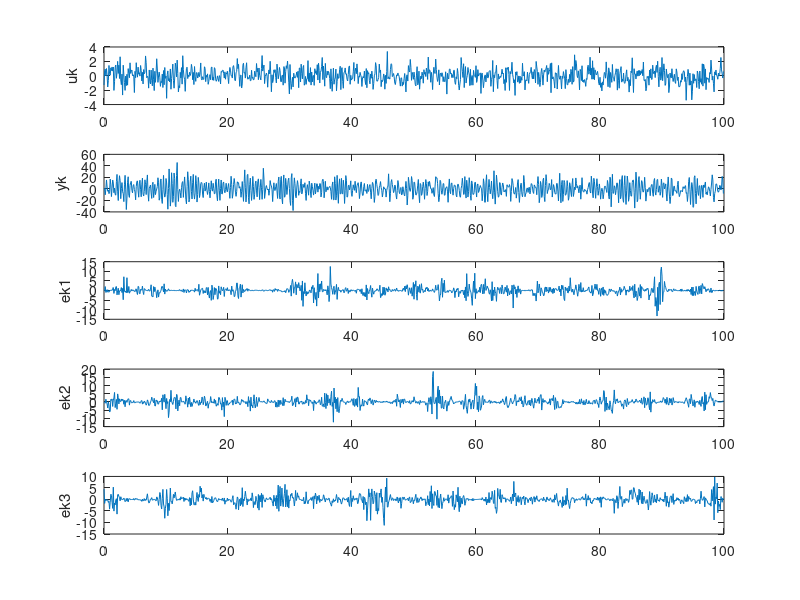

Reproduce this figure in MATLAB. (Note: this script raises an error after producing the figure.)
clear all
close all
clc
load('TVdatset')
dt=t(2)-t(1);
Ns=length(t);
axfs = 18;
lgndfs = 16;

%% A. Data plots
figure(1)
subplot(511)
plot(t,uk)
ylabel('uk')
subplot(512)
plot(t,yk)
ylabel('yk')
subplot(513)
plot(t,ek(:,1))
ylabel('ek1')
subplot(514)
plot(t,ek(:,2))
ylabel('ek2')
subplot(515)
plot(t,ek(:,3))
ylabel('ek3')

u0 = uk
ek1 = ek(:, 1);
ek2 = ek(:, 2);
ek3 = ek(:, 3);

%% Get LTI state space model
n=2;s=10;
u1 = u0
u2 = [u0 ek]
[As,Bs,Cs,Ds,Ks,S]=getsshp(u1,yk,n,s);
sysi1 = ss(As,Bs,Cs,Ds,dt);
yi1 = lsim(sysi1,u1,t);
[As,Bs,Cs,Ds,Ks,S]=getsshp(u2,yk,n,s);
sysi2 = ss(As,Bs,Cs,Ds,dt);
yi2 = lsim(sysi2,u2,t);

figure(3)
S0 = S
semilogy(S,'b*')
xlabel('singular value index', 'fontsize', axfs);
ylabel('singular value', 'fontsize', axfs);
eps_save('svd3i', figure(3))

figure(2)
colset = cool(4);
subplot(311)
plot(t, u0, 'color', colset(1, :), 'linewidth', 2); hold on;
plot(t, ek1, 'color', colset(2, :), 'linewidth', 2);
plot(t, ek2, 'color', colset(3, :), 'linewidth', 2);
plot(t, ek3, 'color', colset(4, :), 'linewidth', 2); hold off;
ylabel('uk [N-m]', 'fontsize', axfs)
l1 = legend({'uk', 'ek1', 'ek2', 'ek3'})
set(l1, 'fontsize', lgndfs);
subplot(312)
plot(t, yk, 'color', colset(1, :), 'linewidth', 2); hold on;
plot(t, yi1, '--', 'color', colset(2, :), 'linewidth', 2);
plot(t, yi2, '--', 'color', colset(4, :), 'linewidth', 2); hold off;
ylabel('yk [degrees]', 'fontsize', axfs)
l1 = legend({'yk', 'yi1', 'yi2'})
set(l1, 'fontsize', lgndfs);
subplot(313)
Nvaf=25;
plot(t,mvaf(yk,yi1,Nvaf), '--', 'color', colset(2, :), 'linewidth', 2), hold on;
plot(t,mvaf(yk,yi2,Nvaf), '--', 'color', colset(4, :), 'linewidth', 2), hold off;
ylabel('VAF', 'fontsize', axfs)
xlabel('time [s]', 'fontsize', axfs)
l1 = legend({'yi1', 'yi2'})
set(l1, 'fontsize', lgndfs);
eps_save('vaf3j', figure(2))

uk = u0;
[As,Bs,Cs,Ds,Ks,S]=getsshp(u2,yk,n,s);
sysi = ss(As,Bs,Cs,Ds,dt);
yi = lsim(sysi,u2,t);

%% B.
% LPV Identification
mucutoff=.25;                                % change filter cutoff here
[bmu,amu]=butter(2,mucutoff/.5*dt);
colset = cool(4);
f1 = figure()
for i = 1:3
muk=[ones(1,Ns);filtfilt(bmu,amu,ek(:,i))']'; % create scheduling function here
[Al,Bl,Cl,Dl,Kl,S]=getlpv(uk,yk,muk,n);
yid=simlpv(Al,Bl,Cl,Dl,Kl,uk,muk(:,2:end));

%
%figure()
%subplot(411)
%plot(uk)
%subplot(412)
%plot(yk), hold on
%plot(yi,'m--')
%plot(yid,'r--')
%
%subplot(413)
%plot(t,muk)
%
%subplot(414)
Nvaf=25;
plot(t,mvaf(yk,yid,Nvaf),'-', 'color', colset(i, :), 'linewidth', 2), hold on;
end
plot(t,mvaf(yk,yi,Nvaf),'-', 'color', colset(4, :), 'linewidth', 2), hold off;
ylabel('VAF', 'fontsize', axfs)
xlabel('time [s]', 'fontsize', axfs)
l1 = legend('ylpv (ek1)', 'ylpv (ek2)', 'ylpv (ek3)', 'ylti')
set(l1, 'fontsize', lgndfs);
ylim([0, 101])

%%
muk=[ones(1,Ns);filtfilt(bmu,amu,ek(:,:))']'; % create scheduling function here
[Al,Bl,Cl,Dl,Kl,S]=getlpv(uk,yk,muk,n);
Al
mesh(abs(Al))
xlabel('x', 'fontsize', axfs)
ylabel('y', 'fontsize', axfs)
zlabel('z', 'fontsize', axfs)
eps_save('mesh3m', gcf);

%% C. Bode plots
close all;
muk=[ones(1,Ns);filtfilt(bmu,amu,ek(:,2))']'; % create scheduling function here
[Al,Bl,Cl,Dl,Kl,S]=getlpv(uk,yk,muk,n);

NSteps=5;
muSteps=min(muk(:,2)):(max(muk(:,2))-min(muk(:,2)))/(NSteps-1):max(muk(:,2));
fv=0.1:0.01:5;
H=zeros(length(fv),NSteps);

for jj=1:length(muSteps)
    % create linear ss
    Ac=Al(:,1:n)+muSteps(jj)*Al(:,n+1:2*n); % Ac=combined matrix Af=found LPV 
    Bc=(Bl(:,1)+muSteps(jj)*Bl(:,2));
    Cc=Cl(1:n);Dc=Dl(1);
    sysLPV=(ss(Ac,Bc,Cc,Dc,dt));
    H(:,jj)=squeeze(freqresp(sysLPV,2*pi*fv));
end

colset = cool(5);
lgnd = cell(size(colset, 1), 1);
subplot(211)
for i = 1:size(colset, 1)
    loglog(fv, abs(H(:, i)), 'color', colset(i, :)); hold on;
    lgnd{i} = sprintf('\\mu_k = %g', muSteps(i));
end
hold off;
ylabel('gain', 'fontsize', axfs)
h2 = subplot(212)
semilogx(fv, unwrap(180/pi*(angle(H))));
for i = 1:size(colset, 1)
    semilogx(fv, 180/pi*unwrap(angle(H(:, i))), 'color', colset(i, :)); hold on;
end
hold off;
ylabel('phase [degrees]', 'fontsize', axfs)
xlabel('frequency [Hz]', 'fontsize', axfs)
l1 = legend(lgnd);
set(l1, 'fontsize', lgndfs);
eps_save('frf3n')
